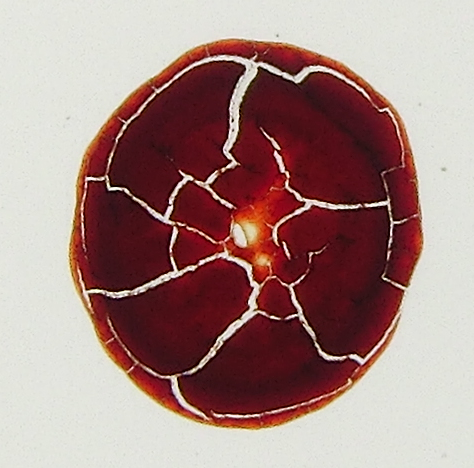
#> input picture data/person_1_after2_6.tif, 474 x 468 px
$ jupyter execute --allow-errors preprocessing.ipynb   (older library calls are emulated)
#> lines starting #> are read from the running program, lines starting #| are printed output that depends on the picture; after the words box and inside, x2 and y2 are one past the last pixel; in counts of white or black regions, pixels touching at a corner belong together
# Image Preprocessing for quantitative discrimination of dried blood droplets

An example notebook, trying to reproduce the preprocessing steps as presented in [Machine Learning Analysis for
Quantitative Discrimination of
Dried Blood Droplets](https://www.nature.com/articles/s41598-020-59847-x.pdf). The data can be downloaded from [fighsare](https://figshare.com/articles/dataset/Dried_Blood_Droplet_Images_Dataset_/11373948/1).

This process requires (b) crack detection (c) crack interpolation (d) Gaussian blur (e) edge detection (f) transformation to polar coordinates (g) computation of 1d power spectrum via Fourier transform and (h) the logarithmic power spectrum.

The processed images are then averaged across test person and condition and finally passed on to train an unsupervised learning method consisting of Principal Component Analysis (PCA) and Linear Discriminant Analysis (LDA).

[cell 1]
from pathlib import Path
from PIL import Image, ImageOps, ImageFilter
from ipywidgets.widgets import HBox, Output
from IPython.display import display
import numpy as np
import cv2
from scipy.interpolate import griddata
from matplotlib import pyplot as plt

## Example image

For testing the pipeline we are using the below image for trial person 1 after 2 mins image 6

[cell 2]
path = Path('./data/person_1_after2_6.tif')
img = Image.open(path)
#> img is the input picture: PIL image 474x468 RGB; mean R, G, B 166.5, 135.5, 132
img

### Crack detection

As described in the paper cracks are detected using a simple treshold criteria:  $I^R(x,y)[I^{G,B}(x,y)>\alpha]$.
Translated: the cracks are in regions in the red channel ($R$) where intensity ($I$)  values in the green ($G$) and blue ($B$) channel are above a certain treshhold $\alpha$.

To get smoother mask of the cell, we are using OpenCVs findContours method and assume that the largest contour belongs to the cell. We also calculate the center and radius of the enclosing circle to later be used for the transformation into polar coordinates.

[cell 3]
def image_output(img, color='black'):
    img = ImageOps.colorize(img, black='black', white=color)
    out = Output()
    with out:

        display(img)
    return out
red, green, blue = img.split()
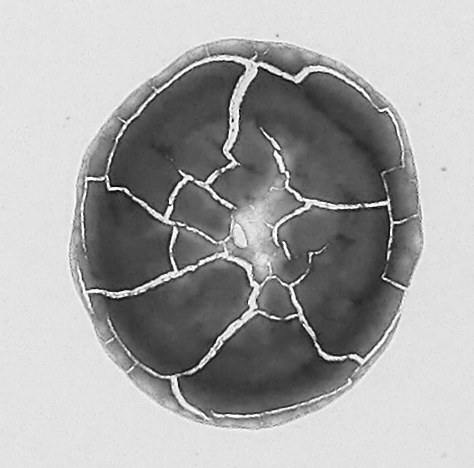
#> red: PIL image 474x468 L; min 7, max 255, mean 166.5
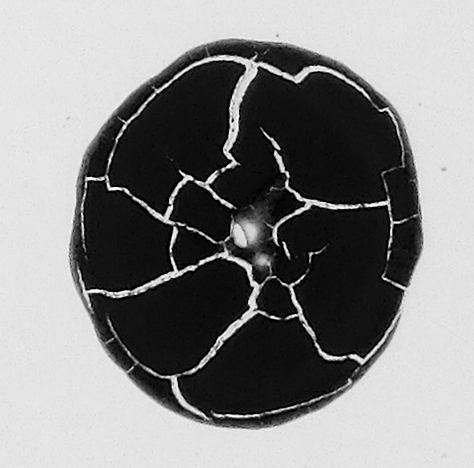
#> green: PIL image 474x468 L; min 0, max 255, mean 135.5
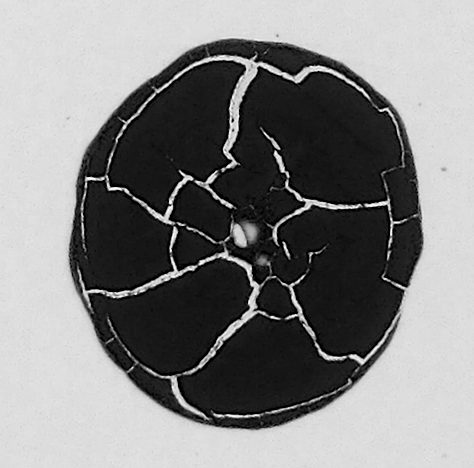
#> blue: PIL image 474x468 L; min 0, max 255, mean 132
HBox([image_output(red, 'Salmon'), image_output(green, 'LightGreen'), image_output(blue, 'SlateBlue')])
#> in image_output, `img = ImageOps.colorize(img, black='black', white=color)`:
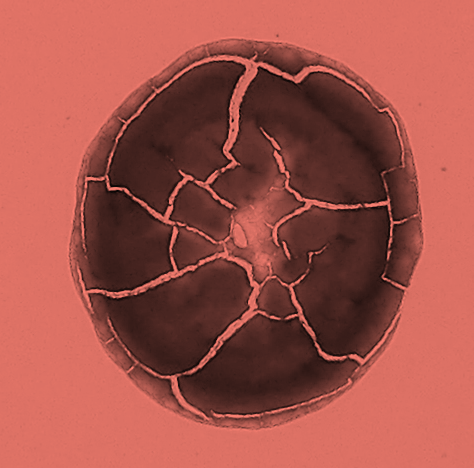
#> img: PIL image 474x468 RGB; mean R, G, B 162.7, 83, 74
#> call 2 of image_output, with color = 'LightGreen'
#> in image_output (call 2), `img = ImageOps.colorize(img, black='black', white=color)`:
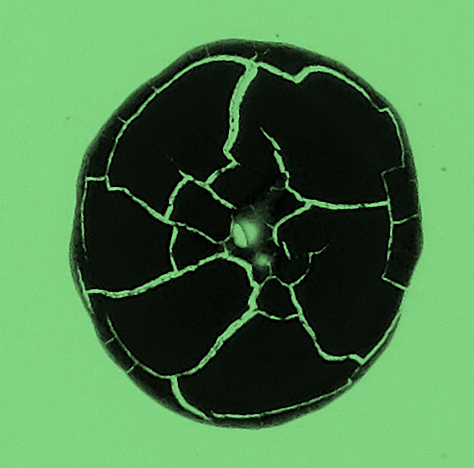
#> img: PIL image 474x468 RGB; mean R, G, B 76.1, 125.9, 76.1
#> call 3 of image_output, with color = 'SlateBlue'
#> in image_output (call 3), `img = ImageOps.colorize(img, black='black', white=color)`:
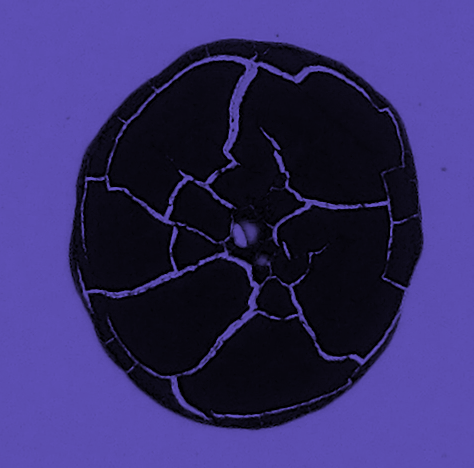
#> img: PIL image 474x468 RGB; mean R, G, B 54.4, 46.2, 105.6

[cell 4]
RED_TRESH = 150

def find_cell(img):
    """Creates a binary mask of the cell with 0=not cell and 1=cell."""
    # turn into binary for findContours using simple treshholding >RED_TRESH
    binary = np.ones_like(img)
    binary[np.array(img)>RED_TRESH] = 0
    #  find hull of cell for a smooth mask
    contours, _ = cv2.findContours(np.array(binary), cv2.cv2.RETR_TREE, cv2.CHAIN_APPROX_NONE)
    contours.sort(key=lambda c: cv2.contourArea(c), reverse=True)
    hull = cv2.convexHull(contours[0])
    mask = np.zeros_like(img)
    cv2.drawContours(mask, [hull], 0, (1), cv2.FILLED)
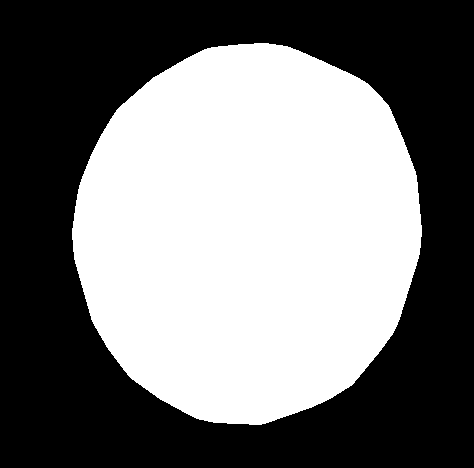
#> mask: shape (468, 474); values 0 (black) and 1 (white), 46.9% white; 1 white region, box (x1, y1, x2, y2) and area: (72, 43, 422, 425) 104108
    # Calculate center and radius for transformation to polar coordinates
    center,radius = cv2.minEnclosingCircle(contours[0])
    return mask, center, radius


ALPHA = 100

def detect_cracks(cell, green, blue):
    mask = np.zeros_like(green)
    mask[(cell>0)& (np.array(blue)>ALPHA) & (np.array(green)>ALPHA)] = 1
    return mask

cell, center, max_radius = find_cell(red)
#> center = (248.7, 233.8); max_radius = 191.5
mask = detect_cracks(cell, green,blue)
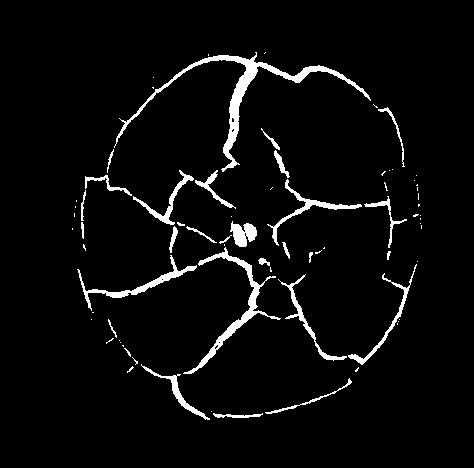
#> mask: shape (468, 474); values 0 (black) and 1 (white), 4.3% white; 75 white regions (47 under 20 px), largest, box (x1, y1, x2, y2) and area: (114, 52, 371, 172) 2366, (183, 247, 281, 374) 1229, (77, 255, 197, 311) 754

### Show cracks

[cell 5]
Image.fromarray(cv2.circle(np.dstack((np.array(red), 200*mask, 200*mask)), tuple(int(x) for x in center)
        , int(max_radius)
        , (50,125,235)
        , 2
    )
)
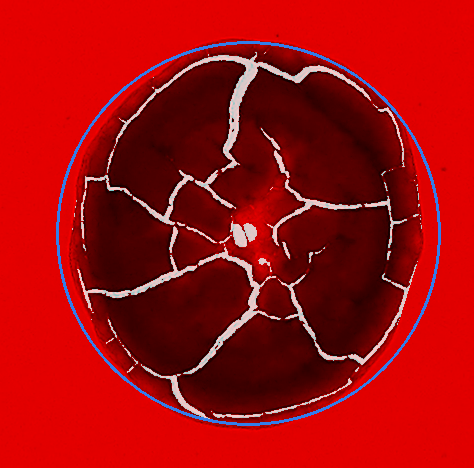
#> Out: PIL image 474x468 RGB; mean R, G, B 163.9, 10.5, 12.3

## Crack interpolation

We use the created mask of cracks from above and interpolate them using [`griddata`](https://docs.scipy.org/doc/scipy/reference/generated/scipy.interpolate.griddata.html) from scipy. The _linear_ and _cubic_ method result in black line on lower edge so we are using _nearest_. _Nearest_ returns the value of the data point closest to the interpolated point.

[cell 6]
red_arr = np.array(red)
ny, nx = red_arr.shape
#> ny = 468; nx = 474
grid_x, grid_y = np.mgrid[0:nx, 0:ny]
points = np.argwhere(mask<1)
#> points = 212395 pairs, first value 0 to 467, second value 0 to 473
values = red_arr[mask<1]
points.shape, values.shape
#> Out = ((212395, 2), (212395,))

[cell 7]
interpolated_img = griddata( points, values, (grid_x, grid_y), method='nearest')
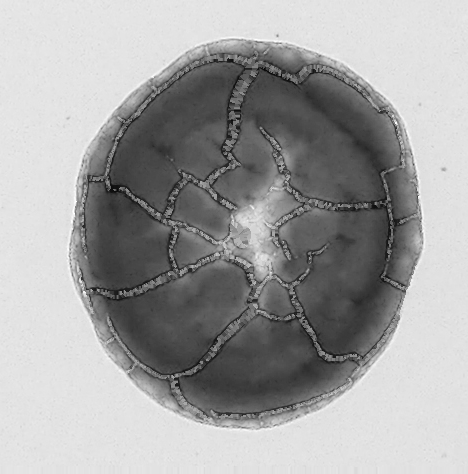
#> interpolated_img: shape (474, 468) float64; min 7, max 255, mean 162.2

[cell 8]
Image.fromarray(interpolated_img.astype(np.uint8))

## Gaussian blur

To remove high frequency components and smoothen out quick intensity chances, we use a Gaussian blur.

[cell 9]
blur = cv2.GaussianBlur(interpolated_img,(3,3),1)
Image.fromarray(blur)

## Edge detection

We are using `opencv`s Laplacian function for edge detection. The second spatial derivative $\nabla^2I_F^R(x,y)$ amplifies changes in pixel intensity and thus reveals edges.

#> (a cell that did not finish here is left out)

## Polar coordinates

To calculate an angle independent power spectrum we need to transform the edge image $\|{\nabla^2I_F^R(x,y)}\|$  from cartesian coordinates to polar coordinates   $\|{\nabla^2I_F^R(r,\rho)}\|$.

#> (a cell that did not finish here is left out)

## Power spectrum

In the final preprocessing step we want to calculate the logarithmic power spectrum over the angular component of the logarithmic, polar image.

$$
\Gamma^R(r, \omega) = log \left|\int_{-\infty}^\infty e^{-i\omega\rho} log \|\nabla^2I_F^R(r,\rho)\| d\rho \right|
$$

### Open questions

In theory, this should be straight-forward we can use numpys Fast-Fourier Transform methods to calculate the frequencies across one axis. Unfortunately, our previous steps produce pixels of 0 intensity leading to $\infty$ values when calculating the logarithm.

Additionally, in the paper itself, the authors arrive at an image with 48 rows of the radial component and 103 columns for the frequency component. That indicates that they might have done some binning as described in [this blog post](https://bertvandenbroucke.netlify.app/2019/05/24/computing-a-power-spectrum-in-python/).

I still need to figure out how to do that and then we should be good to go for the next step 🎉

[cell 12]
axis = 1
#> (the rest of this cell did not finish here and is left out)

[cell 13]
kbins = np.arange(0.5, 501., 1.)
kvals = 0.5 * (kbins[1:] + kbins[:-1])

[cell 14]
plt.figure(figsize = (20,20))
#> (this line was passed over: IPython is not available in this run)
